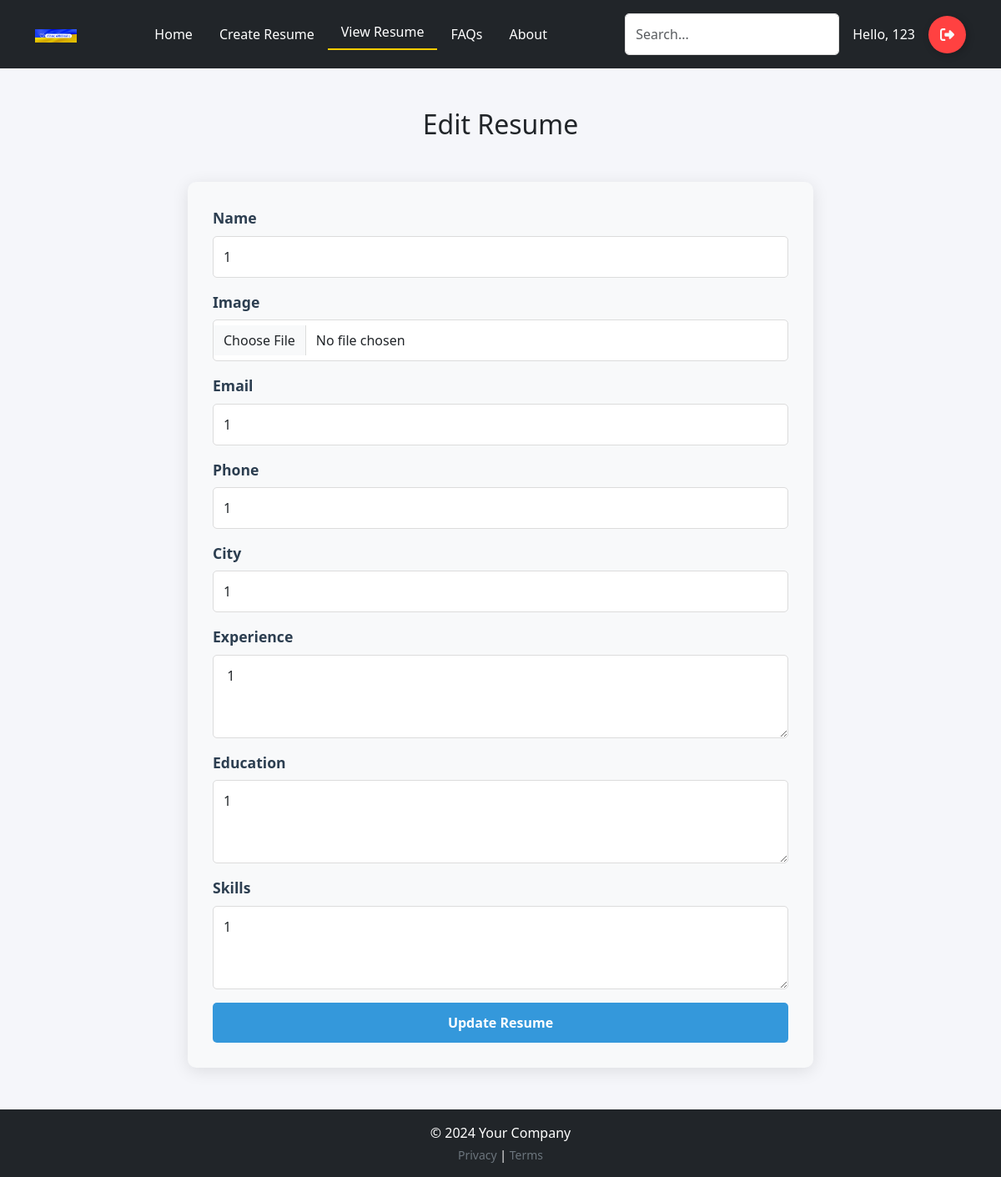
Page /edit/1 (signed in) on the committed database.
### models.py (models this page shows, shortened)
class User(db.Model, UserMixin):
    id = db.Column(db.Integer, primary_key=True)
    username = db.Column(db.String(125), nullable=False, unique=True)
    email = db.Column(db.String(125), nullable=False, unique=True)
    password = db.Column(db.String(125), nullable=False)
    resumes = db.relationship('Resume', backref='user',
                              lazy=True)  # связь класса Resume с классом User

class Resume(db.Model):
    id = db.Column(db.Integer, primary_key=True)
    name = db.Column(db.String(100), nullable=False)
    email = db.Column(db.String(100), nullable=False)
    city = db.Column(db.String(50), nullable=False)
    phone = db.Column(db.String(20), nullable=True)
    experience = db.Column(db.Text, nullable=False)
    education = db.Column(db.Text, nullable=False)
    skills = db.Column(db.Text, nullable=False)
    user_id = db.Column(db.Integer, db.ForeignKey(
        'user.id'), nullable=False)  # Внешний ключ на пользователя

### resume_routes.py (the view, shortened to what this page needs)
@app.route('/edit/<int:id>', methods=['POST', 'GET'])
@login_required
def edit_resume(id):
    resume = Resume.query.get(id)
    if not resume:
        app.logger.error("Resume not found")
        return redirect(url_for('view_resume'))
    return render_template("edit-resume.html", resume=resume, active_page='view_resume')

### auth_routes.py (called while the page is built)
@login_manager.user_loader
def loader_user(user_id):
    return User.query.get(user_id)

### templates/edit-resume.html (shortened to what this page needs)
{% extends 'base.html' %}
{% block main %}
<div class="container mt-5">
    <h2 class="ms-heading mb-4 text-center">Edit Resume</h2>
    <form method="POST" action="{{ url_for('edit_resume', id=resume.id) }}" class="resume-form bg-light">
        <div class="mb-3">
            <label for="name" class="form-label">Name</label>
            <input type="text" class="form-control" id="name" name="name" value="{{resume.name}}" required>
        </div>
        <div class="mb-3" id="avatar">
            <label for="image" class="form-label">Image</label>
            <input type="file" class="form-control" id="image" name="image" accept="image/*" required>
        </div>
        <div class="mb-3">
            <label for="email" class="form-label">Email</label>
            <input type="email" class="form-control" id="email" name="email" value="{{resume.email}}" required>
        </div>
        <div class="mb-3">
            <label for="phone" class="form-label">Phone</label>
            <input type="tel" class="form-control" id="phone" name="phone" value="{{resume.phone}}" required>
        </div>
        <div class="mb-3">
            <label for="city" class="form-label">City</label>
            <input type="text" class="form-control" id="city" name="city" value="{{resume.city}}">
        </div>
        <div class="mb-3">
            <label for="experience" class="form-label">Experience</label>
            <textarea class="form-control" id="experience" name="experience"
                style="height: 100px"> {{resume.experience}}</textarea>
        </div>
        <div class="mb-3">
            <label for="education" class="form-label">Education</label>
            <textarea class="form-control" id="education" name="education"
                style="height: 100px">{{resume.education}}</textarea>
        </div>
        <div class="mb-3">
            <label for="skills" class="form-label">Skills</label>
            <textarea class="form-control" id="skills" name="skills" style="height: 100px">{{resume.skills}}</textarea>
        </div>
        <div class="d-grid">
            <button type="submit" class="btn btn-primary btn-lg">Update Resume</button>
        </div>
    </form>
</div>
{% endblock %}

### templates/base.html (shortened to what this page needs)
<!DOCTYPE html>
<html lang="en">
<head>
    <link href="https://cdn.jsdelivr.net/npm/bootstrap@5.3.3/dist/css/bootstrap.min.css" rel="stylesheet"
>
    <link rel="stylesheet" href="{{ url_for('static', filename='css/styles.css') }}">
</head>
<body>
    <header class="p-3 bg-dark text-white">
        <div class="container d-flex justify-content-between align-items-center">
            <a href="https://u24.gov.ua/uk" class="text-white text-decoration-none">
                <img class='header_img' src="{{ url_for('static', filename='img/photo.png') }}" alt="Site logo"
                    width="50">
            </a>
            <nav class="nav">
                <a href="{{ url_for('home_page') }}"
                    class="nav-link text-white {{'active' if active_page == 'home' else ''}}">Home</a>
                <a href="{{ url_for('personal_data') }}"
                    class="nav-link text-white {{ 'active' if active_page == 'personal_data' else '' }}">Create
                    Resume</a>
                <a href="{{ url_for('view_resume') }}"
                    class="nav-link text-white {{'active' if active_page == 'view_resume' else ''}}">View Resume</a>
                <a href=" #" class="nav-link text-white">FAQs</a>
                <a href="#" class="nav-link text-white">About</a>
            </nav>
            <div class="d-flex align-items-center">
                <form class="d-flex me-2" method="GET">
                    <input id="query" class="form-control me-2" type="search" name="query" placeholder="Search..."
                        aria-label="Search">
                </form>
                {% if current_user.is_authenticated %}
                <span class="me-3">Hello, {{ current_user.username }}</span>
                <a href="{{ url_for('logout') }}" class="Btn">
                    <div class="sign"></div>
                </a>
                {% else %}
                <a href="{{ url_for('login') }}" class="btn btn-outline-light me-2">Login</a>
                <a href="{{ url_for('register') }}" class="btn btn-outline-light">Sign-Up</a>
                {% endif %}
            </div>
        </div>
    </header>
    <main class="container my-4">
        {% block main %}
        {% endblock main %}
    </main>
    <footer class="text-center bg-dark text-white py-3">
        <div class="container">
            <p class="mb-1">&copy; 2024 Your Company</p>
            <div class="small">
                <a href="#" class="text-secondary text-decoration-none">Privacy</a> |
                <a href="#" class="text-secondary text-decoration-none">Terms</a>
            </div>
        </div>
    </footer>
</body>
</html>

### static/css/styles.css (style rules this page uses)
.Btn { display: flex; align-items: center; justify-content: flex-start; width: 45px; height: 45px; border: none; border-radius: 50%; cursor: pointer; position: relative; overflow: hidden; transition-duration: .3s; box-shadow: 2px 2px 10px rgba(0, 0, 0, 0.199); background-color: rgb(255, 65, 65); }
.sign { width: 100%; transition-duration: .3s; display: flex; align-items: center; justify-content: center; }
.sign svg { width: 17px; }
.nav-link { position: relative; color: #f8f9fa; text-decoration: none; }
.nav-link.active { font-weight: 500; transform: translateY(-3px); }
.nav-link.active::after { content: ''; position: absolute; left: 0; bottom: -2px; height: 2px; width: 100%; background-color: #ffcc01; transition: width 0.3s; }
body { background-color: #f5f6fa; }
.resume-form { max-width: 750px; margin: 50px auto; padding: 30px; border: none; border-radius: 10px; background-color: #ffffff; box-shadow: 0 4px 20px rgba(0, 0, 0, 0.1); display: flex; flex-direction: column; transition: transform 0.2s; }
.form-label { font-weight: 600; color: #2c3e50; font-size: 1.1rem; margin-bottom: 8px; }
.form-control { width: 100%; padding: 12px; border: 1px solid #dcdcdc; border-radius: 5px; transition: border-color 0.2s, box-shadow 0.2s; }
.btn { padding: 12px; border: none; border-radius: 5px; color: #ffffff; background-color: #3498db; cursor: pointer; font-weight: 600; transition: background-color 0.3s, transform 0.3s; font-size: 1rem; }

### rows in the picture
User: username "123"
Resume: name "1", email "1", phone "1", city "1", experience "1", education "1", skills "1"
